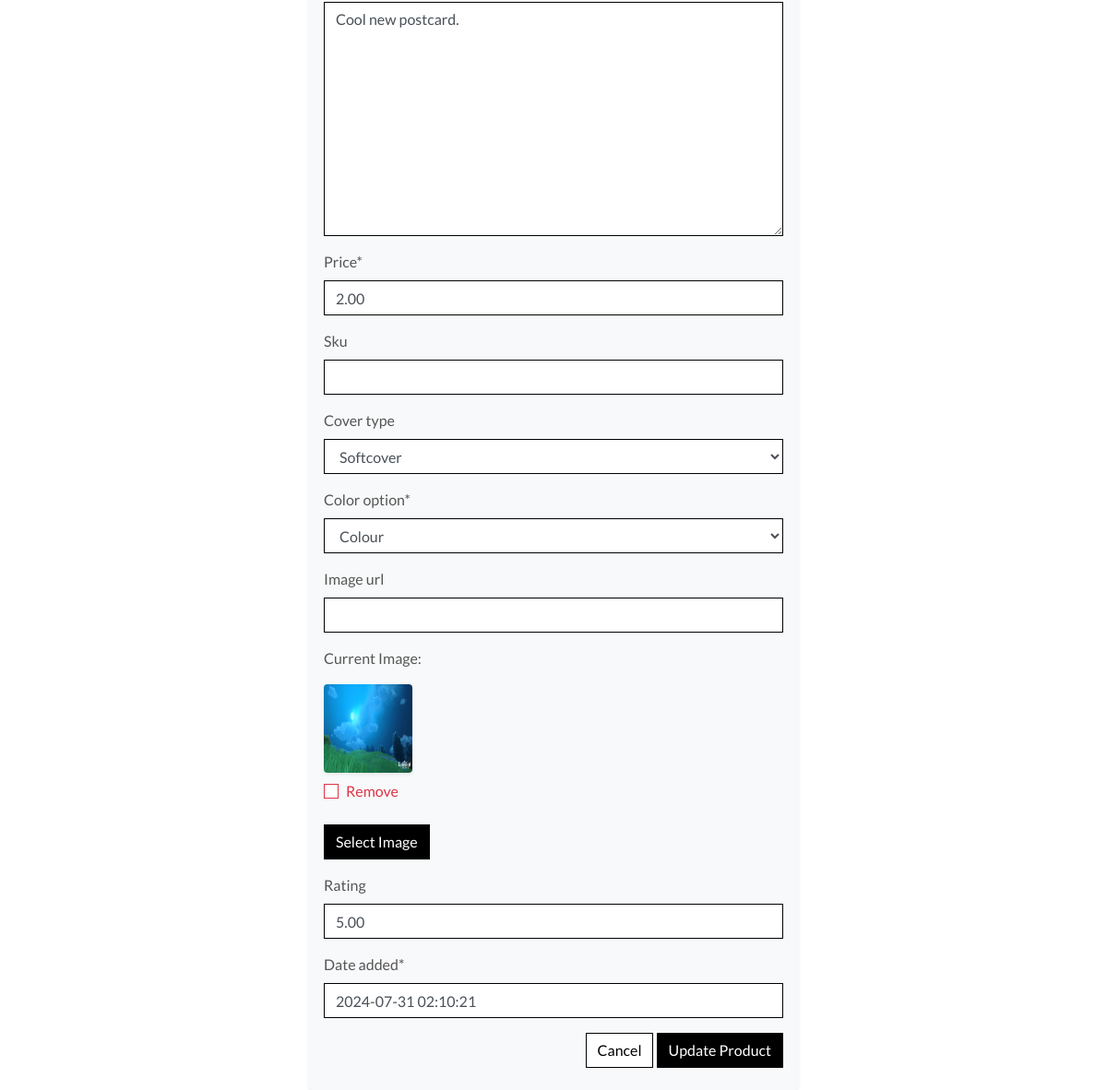
Before: /products/edit/8/ (signed in, lower part) with the older database file.
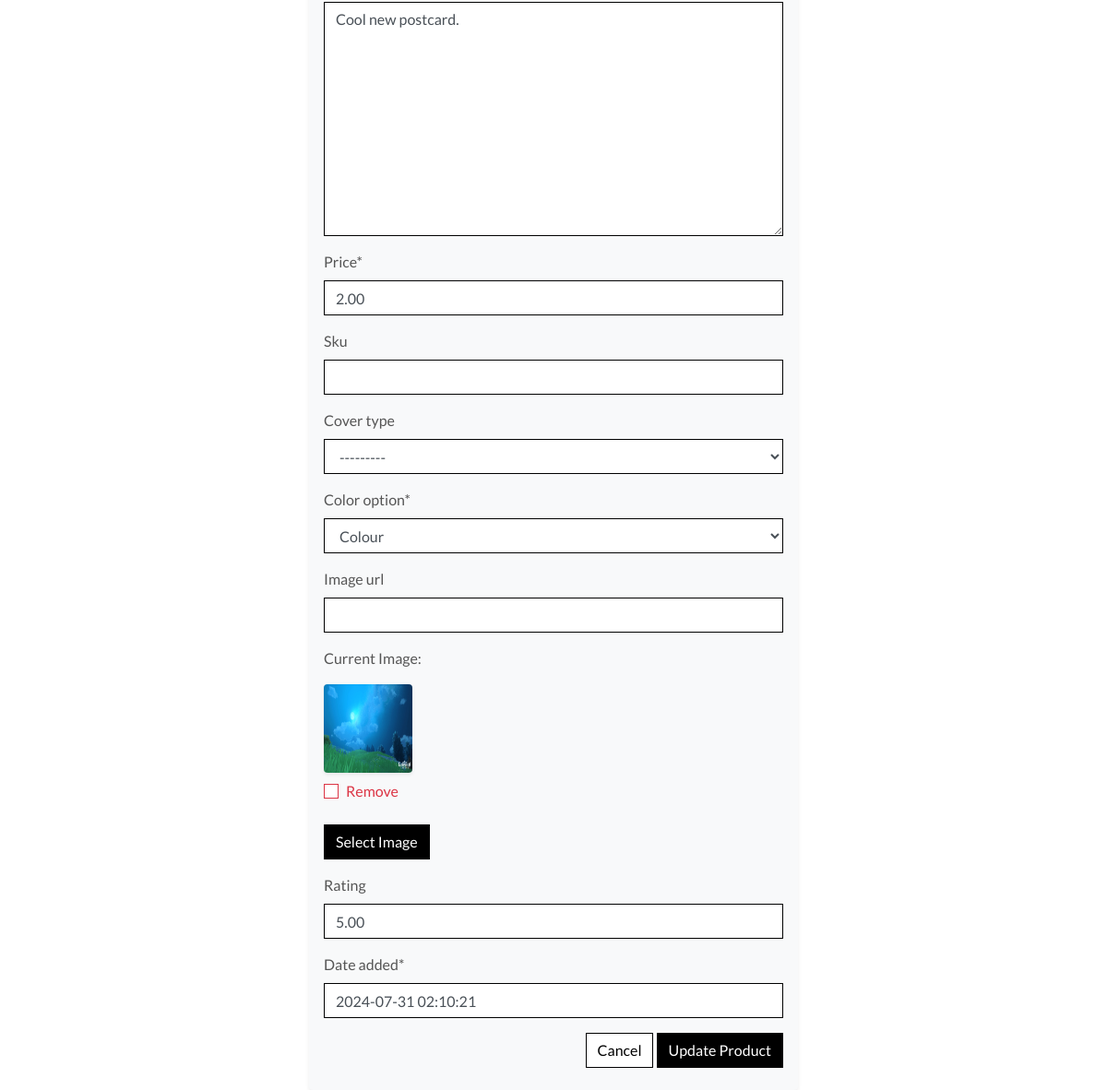
After: the same page with the newer database file.
### products/models.py (models this page shows, shortened)
class Product(models.Model):
    COVER_TYPE_CHOICES = [
        ('softcover', 'Softcover'),
        ('hardcover', 'Hardcover'),
    ]
    COLOR_CHOICES = [
        ('colour', 'Colour'),
        ('black_and_white', 'Black and White'),
        ('colour_bw', 'Colour + B&W'),
    ]
    artist = models.ForeignKey('Artist', null=True, blank=True, on_delete=models.SET_NULL)
    category = models.ForeignKey('Category', null=True, blank=True, on_delete=models.SET_NULL)
    publisher = models.ForeignKey('Publisher', null=True, blank=True, on_delete=models.SET_NULL)
    genres = models.ManyToManyField('Genre', blank=True)
    sku = models.CharField(max_length=254, null=True, blank=True)
    title = models.CharField(max_length=254)
    description = models.TextField()
    price = models.DecimalField(max_digits=6, decimal_places=2)
    rating = models.DecimalField(max_digits=6, decimal_places=2, null=True, blank=True)
    pages = models.IntegerField(null=True, blank=True)
    cover_type = models.CharField(max_length=50, choices=COVER_TYPE_CHOICES, blank=True)
    color_option = models.CharField(max_length=20, choices=COLOR_CHOICES, default='colour')
    image_url = models.URLField(max_length=1024, null=True, blank=True)
    image = models.ImageField(null=True, blank=True)
    date_added = models.DateTimeField(default=timezone.now)

### products/views.py (the view)
# urls.py: path('edit/<int:product_id>/', views.edit_product, name='edit_product'),
@login_required
def edit_product(request, product_id):
    if not request.user.is_superuser:
        messages.error(request, 'Sorry, only store owners can do that.')
        return redirect(reverse('home'))
    product = get_object_or_404(Product, pk=product_id)
    if request.method == 'POST':
        form = ProductForm(request.POST, request.FILES, instance=product)
        if form.is_valid():
            form.save()
            messages.success(request, 'Successfully updated product!')
            return redirect(reverse('product_detail', args=[product.id]))
        else:
            messages.error(request, 'Failed to update product. Please ensure the form is valid.')
    else:
        form = ProductForm(instance=product)
        messages.info(request, f'You are editing a product.')
    template = 'products/edit_product.html'
    context = {
        'form': form,
        'product': product,
    }
    return render(request, template, context)

### products/forms.py
class ProductForm(forms.ModelForm):
    class Meta:
        model = Product
        fields = [
            'category',
            'title',
            'artist',
            'publisher',
            'genres',
            'pages',
            'description',
            'price',
            'sku',
            'cover_type',
            'color_option',
            'image_url',
            'image',
            'rating',
            'date_added'
        ]
    image = forms.ImageField(label='Image', required=False, widget=CustomClearableFileInput)
    def __init__(self, *args, **kwargs):
        super().__init__(*args, **kwargs)
        categories = Category.objects.all()
        friendly_names = [(c.id, c.get_friendly_name()) for c in categories]
        self.fields['category'].choices = friendly_names
        genres = Genre.objects.all().order_by('name')
        self.fields['genres'].queryset = genres
        for field_name, field in self.fields.items():
            field.widget.attrs['class'] = 'border-black rounded-0'

### products/models.py (called while the page is built)
    def get_friendly_name(self):
        return self.friendly_name

    def __str__(self):
        return self.name

    def __str__(self):
        return self.name

### products/templates/products/edit_product.html (shortened to what this page needs)
{% extends "base.html" %}
{% load static %}
{% block content %}
    <div class="container">
        <div class="row">
            <div class="col-12 col-lg-7 mx-auto">
                <div class="p-3 bg-light rounded shadow-sm">
                    <form method="POST" action="{% url 'edit_product' product.id %}" class="form mb-2" enctype="multipart/form-data">
                        {% for field in form %}
                            {% if field.name != 'image' %}
                                {{ field | as_crispy_field }}
                            {% else %}
                                {{ field }}
                            {% endif %}
                        {% endfor %}
                        <div class="text-right">
                            <a class="btn btn-outline-black rounded-0" href="{% url 'products' %}">Cancel</a>
                            <button class="btn btn-black rounded-0" type="submit">Update Product</button>
                        </div>
                    </form>
                </div>
            </div>
        </div>
    </div>
{% endblock %}

Changed rows visible on the page:
changed Product "Cool new postcard.": cover_type "Softcover" → "---------"
